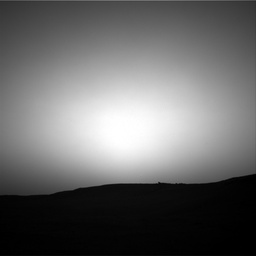
#> input picture lab2/Image/1.jpg, 256 x 256 px, shrunk from 1024 x 1024 before the run, found by its file name
$ python main.py
#> lines starting #> are read from the running program, lines starting #| are printed output that depends on the picture
import numpy as np
import cv2 as cv
import matplotlib.pyplot as plt
import time


def butterworth_notch(img):
    rows, cols = img.shape
    H_NF = np.ones((2 * rows, 2 * cols), np.float32)
    for y in range(-rows, rows):
        for x in range(-cols, cols):
            D = 30  # we define D0=30 for radius(cutoff freq)
            v_k = 55  # the coordinate of the 1st notch pair
            u_k = 77
            D_k = ((y + u_k) ** 2 + (x + v_k) ** 2) ** 0.5
            if D_k != 0:  # to avoid divided by 0
                H_NF[y + rows, x + cols] = H_NF[y + rows, x + cols] * 1 / (1 + (D / D_k) ** 8)
            else:
                H_NF[y + rows, x + cols] = 0
            D_k = ((y - u_k) ** 2 + (x - v_k) ** 2) ** 0.5
            if D_k != 0:
                H_NF[y + rows, x + cols] = H_NF[y + rows, x + cols] * 1 / (1 + (D / D_k) ** 8)
            else:
                H_NF[y + rows, x + cols] = 0
            v_k = 55  # the coordinate of the 2nd notch pair
            u_k = 150
            D_k = ((y + u_k) ** 2 + (x + v_k) ** 2) ** 0.5
            if D_k != 0:
                H_NF[y + rows, x + cols] = H_NF[y + rows, x + cols] * 1 / (1 + (D / D_k) ** 8)
            else:
                H_NF[y + rows, x + cols] = 0
            D_k = ((y - u_k) ** 2 + (x - v_k) ** 2) ** 0.5
            if D_k != 0:
                H_NF[y + rows, x + cols] = H_NF[y + rows, x + cols] * 1 / (1 + (D / D_k) ** 8)
            else:
                H_NF[y + rows, x + cols] = 0
            v_k = -55  # the coordinate of the 3rd notch pair
            u_k = 86
            D_k = ((y + u_k) ** 2 + (x + v_k) ** 2) ** 0.5
            if D_k != 0:
                H_NF[y + rows, x + cols] = H_NF[y + rows, x + cols] * 1 / (1 + (D / D_k) ** 8)
            else:
                H_NF[y + rows, x + cols] = 0
            D_k = ((y - u_k) ** 2 + (x - v_k) ** 2) ** 0.5
            if D_k != 0:
                H_NF[y + rows, x + cols] = H_NF[y + rows, x + cols] * 1 / (1 + (D / D_k) ** 8)
            else:
                H_NF[y + rows, x + cols] = 0
            v_k = -55  # the coordinate of the 4th notch pair
            u_k = 150
            D_k = ((y + u_k) ** 2 + (x + v_k) ** 2) ** 0.5
            if D_k != 0:
                H_NF[y + rows, x + cols] = H_NF[y + rows, x + cols] * 1 / (1 + (D / D_k) ** 8)
            else:
                H_NF[y + rows, x + cols] = 0
            D_k = ((y - u_k) ** 2 + (x - v_k) ** 2) ** 0.5
            if D_k != 0:
                H_NF[y + rows, x + cols] = H_NF[y + rows, x + cols] * 1 / (1 + (D / D_k) ** 8)
            else:
                H_NF[y + rows, x + cols] = 0
    return H_NF


def output_adjust(output_image):
    output_image *= (output_image > 0)
    output_image = output_image * (output_image <= 255) + 255 * (output_image > 255)
    output_image = output_image.astype(np.uint8)
    return output_image


time_start = time.time()
in_img = cv.imread('E:/Code/DIP/lab2/Image/1.jpg')
#> in_img is the input picture: shape (256, 256, 3); min 0, max 255, mean 104.8
img = in_img[:, :, 0].astype(np.float32)
mask = butterworth_notch(img)
#> after the loop in butterworth_notch, `for y in range(-rows, rows):`:
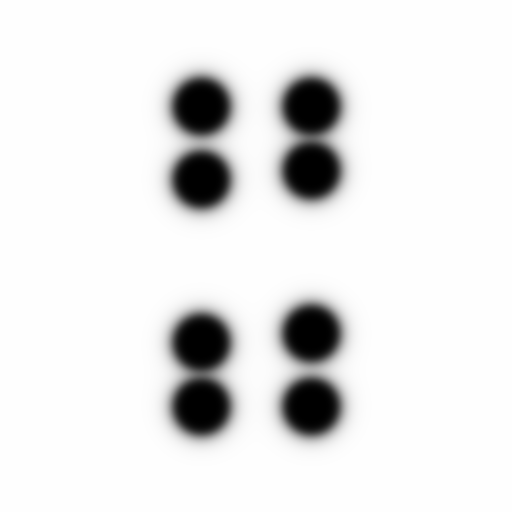
#> H_NF: shape (512, 512) float32; min 0, max 1, mean 0.905
height, width = img.shape
#> height = 256; width = 256
P = 2 * height
#> P = 512
Q = 2 * width
#> Q = 512
img_large = np.zeros((P, Q), dtype=np.float32)
for i in range(height):  # fftshift
    for j in range(width):
        img[i, j] *= (-1) ** (i + j)
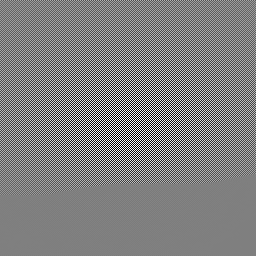
#> img: shape (256, 256) float32; min -255, max 255, mean 0; drawn with min black and max white
img_large[:height, :width] = img  # enlarge
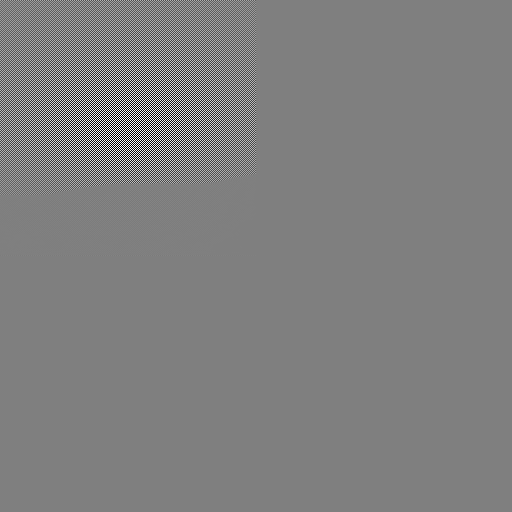
#> img_large: shape (512, 512) float32; min -255, max 255, mean 0; drawn with min black and max white
img_freq = np.fft.fft2(img_large)  # fft
spec_in = img_freq
dst_freq_shift = img_freq * mask  # operation
dst_shift = np.fft.ifft2(dst_freq_shift)  # ifft
dst_shift = np.real(dst_shift)
for i in range(P):
    for j in range(Q):
        dst_shift[i, j] *= (-1) ** (i + j)  # ifftshift
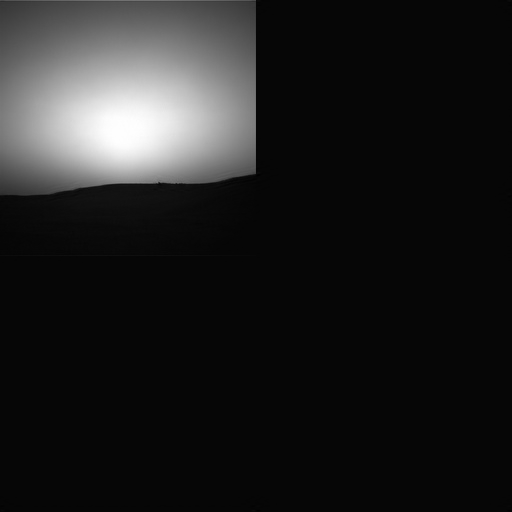
#> dst_shift: shape (512, 512) float64; min -6.26, max 255.2, mean 26.2; drawn with min black and max white
dst = dst_shift[:height, :width]

time_end = time.time()
print('time cost', time_end - time_start, 's')

mask_spectrum = 20 * np.log(np.abs(mask))
# cv.imwrite('filter_Q5_3_12012223.png', mask)
# cv.imwrite('output_Q5_3_12012223.png', dst)
original_spectrum = 10 * np.log(np.abs(spec_in))
plt.imshow(original_spectrum, cmap='gray')
spec_out = dst_freq_shift
spectrum_after_filtering = 10 * np.log(np.abs(spec_out))
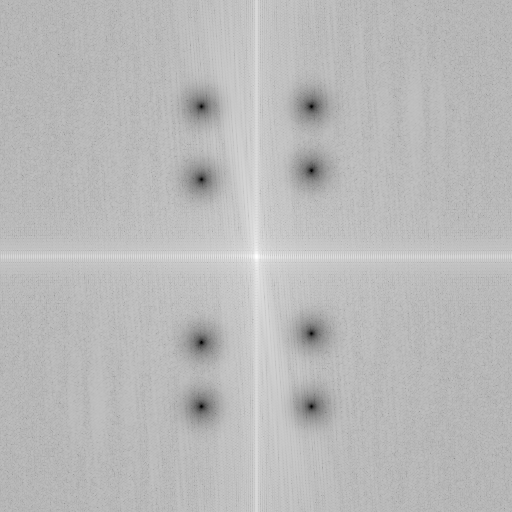
#> spectrum_after_filtering: shape (512, 512) float64; 0% of the values are NaN or infinite; the others: min -243.6, max 157.4, mean 49.28; drawn with min black, max white, NaN and infinite black
plt.imshow(spectrum_after_filtering, cmap='gray')
# cv.imwrite('input_spectrum_Q5_3_12012223.png', original_spectrum)
# cv.imwrite('output_spectrum_Q5_3_12012223.png', spectrum_after_filtering)
dst = output_adjust(dst)
spectrum_after_filtering = output_adjust(spectrum_after_filtering)
#> in output_adjust (call 2), `output_image *= (output_image > 0)`:
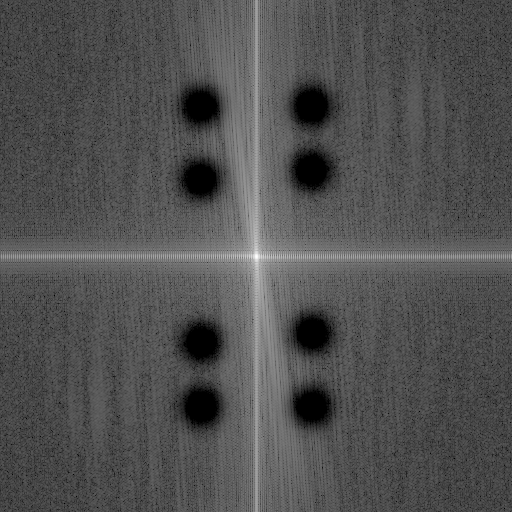
#> output_image: shape (512, 512) float64; 0% of the values are NaN or infinite; the others: min 0, max 157.4, mean 50.14; drawn with min black, max white, NaN and infinite black
cv.imshow('input_spec', original_spectrum.astype(np.uint8))
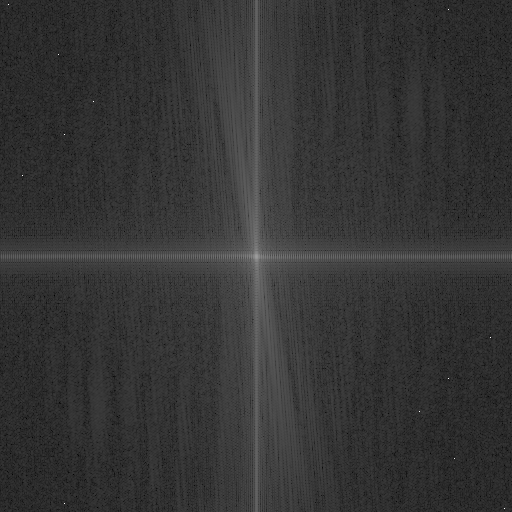
#> window 'input_spec': shape (512, 512); min 0, max 255, mean 52.6
cv.imshow('filter_spec', mask)
cv.imshow('output_image', dst)
cv.imshow('output_spec', spectrum_after_filtering)
cv.waitKey(0)
